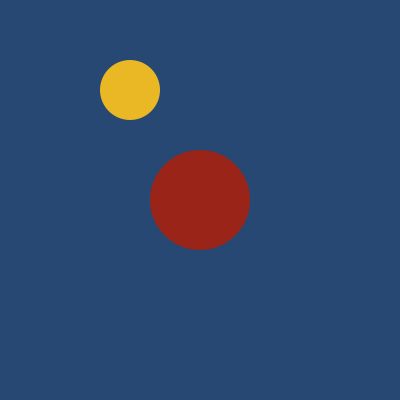
Frame 1 (no input)
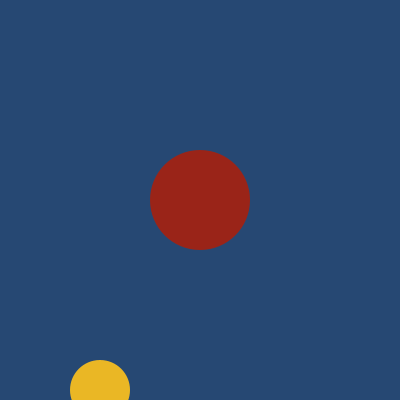
Frame 60 (the mouse pressed at the canvas centre just before this capture)
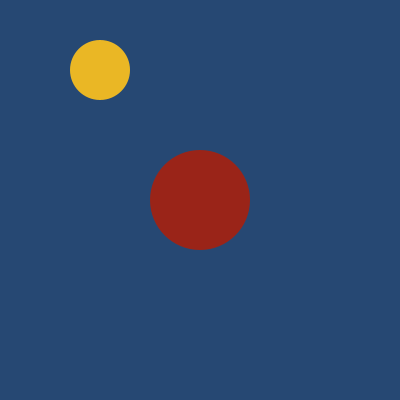
Frame 120 (the mouse held since frame 60 and released just before this capture)

The Processing sketch that drew these frames (run headless with seeded random() and noise(); from frame 60 on, the mouse is pressed at the canvas centre):

// Processing sketch: processing_183041
// ── processing_183041.pde

float x = 100;
float y = 100;
float w = 60;
float h = 60;

float xspeed = 30;
float yspeed = 20;

void setup() {
  size(400,400);
}

void draw() {
  
  background (#264873);
  
  x = x + xspeed;
  y = y + yspeed;
  
  if ((x > width) || (x < 0)) {
    xspeed = xspeed * -1;
  }
  
   if ((y > height) || (y < 0)) {
    yspeed = yspeed * -1;
  }
 
 noStroke();
 fill (#EAB725);
 ellipse(x,y-h/2,w,h);
 
 fill (#9A2418);
 ellipse(200,200,100,100);
  
 
 
}
